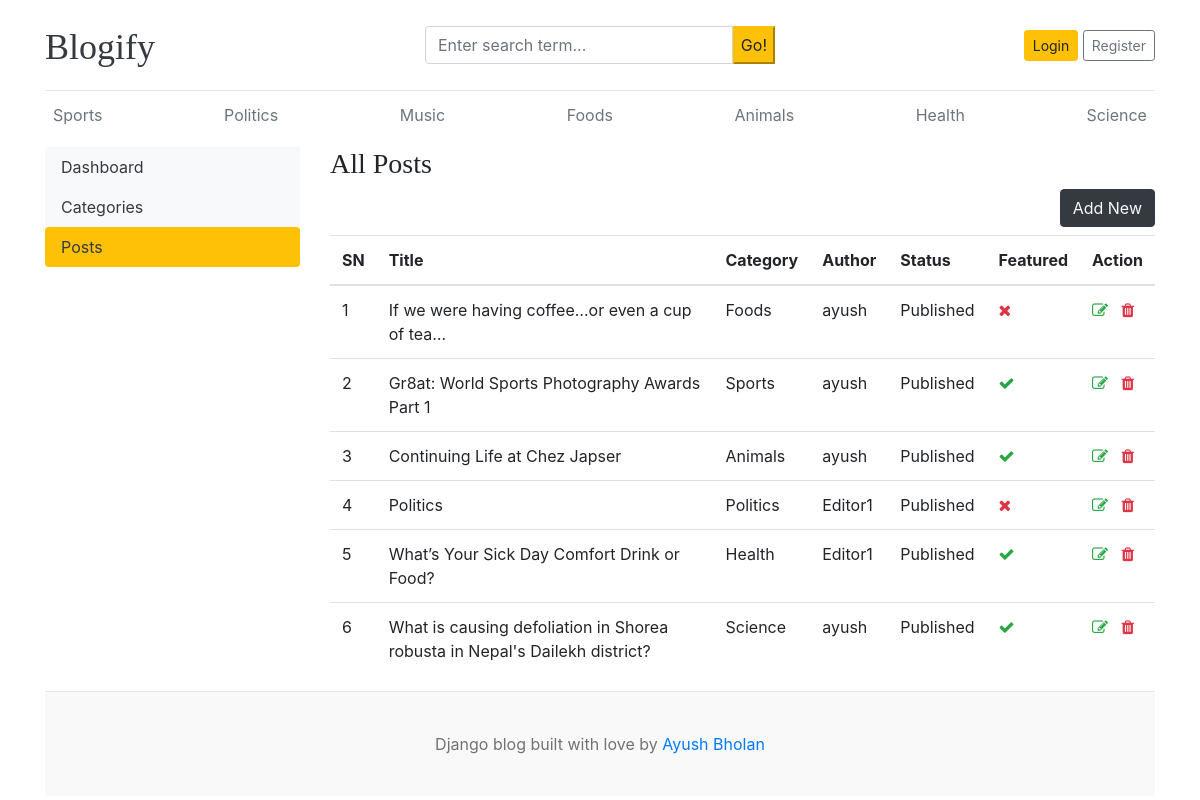
The app's page /dashboard/posts/ with its own data.
### blogs/models.py (models this page shows, shortened)
class Category(models.Model):
    category_name = models.CharField(max_length = 50, unique=True)
    created_at = models.DateTimeField(auto_now_add=True)
    updated_at = models.DateTimeField(auto_now= True)
    class Meta:
        verbose_name_plural = 'categories'
    def __str__(self):
        return self.category_name

class Blog(models.Model):
    title = models.CharField(max_length= 100)
    slug = models.SlugField(max_length= 150, unique=True, blank=True)
    category = models.ForeignKey(Category, on_delete=models.CASCADE)
    author = models.ForeignKey(User, on_delete=models.CASCADE)
    featured_image = models.ImageField(upload_to='uploads/%Y/%m/%d')
    short_description = models.TextField(max_length = 500)
    blog_body = models.TextField(max_length = 3000)
    status = models.CharField(max_length= 20, choices = STATUS_CHOICES, default= "Draft")
    is_featured = models.BooleanField(default= False)
    created_at = models.DateTimeField(auto_now_add=True)
    updated_at = models.DateTimeField(auto_now= True)

### dashboards/views.py (the view)
# urls.py: path("posts/", views.posts, name='posts'),
def posts(request):
    posts = Blog.objects.all()
    context = {
        'posts': posts
    }
    return render(request, 'dashboard/posts.html', context)

### blogs/context_processors.py (called while the page is built)
def get_categories(request):
    categories = Category.objects.all()
    return dict(categories=categories)

def get_social_links(request):
    social_links = SocialLink.objects.all()
    return dict(social_links=social_links)

### templates/dashboard/posts.html (shortened to what this page needs)
{% extends "base.html" %}
{% block content %}
<div class="row">
    {% include 'dashboard/sidebar.html' %}
    <div class="col-md-9">
        <h3>All Posts</h3>
        <a href="{% url 'add_post' %}" class="btn btn-dark text-light float-right mb-2">Add New</a>
        <table class="table table-hover">
            <thead>
              <tr>
                <th>SN</th>
                <th>Title</th>
                <th>Category</th>
                <th>Author</th>
                <th>Status</th>
                <th>Featured</th>
                <th>Action</th>
              </tr>
            </thead>
            <tbody>
            {% for post in posts %}
              <tr>
                <td>{{ forloop.counter }}</td>
                <td>{{ post.title }}</td>
                <td>{{ post.category }}</td>
                <td>{{ post.author }}</td>
                <td>{{ post.status }}</td>
                <td>{% if post.is_featured %}<i class="fa fa-check text-success"></i>{% else %}<i class="fa fa-times text-danger"></i>{% endif %}</td>
                <td>
                    <a href="{% url 'edit_post' post.id %}"><i class="fa fa-edit text-success"></i></a>
                    <a href="{% url 'delete_post' post.id %}"><i class="fa fa-trash text-danger"></i></a>
                </td>
              </tr>
            {% endfor %}
            </tbody>
          </table>
    </div>
</div>
{% endblock %}

### templates/base.html (shortened to what this page needs)
{% load static %}
<!DOCTYPE html>
<html lang="en">
<head>
    <link href="https://getbootstrap.com/docs/4.0/dist/css/bootstrap.min.css" rel="stylesheet">
    <link href="{% static 'css/blog.css' %}" rel="stylesheet">
    <link rel="stylesheet" href="https://cdnjs.cloudflare.com/ajax/libs/font-awesome/4.7.0/css/font-awesome.min.css">
  </head>
<body>
    <div class="container">
      <header class="blog-header py-3">
        <div class="row flex-nowrap justify-content-between align-items-center">
          <div class="col-4 pt-1">
            <a class="blog-header-logo text-dark" href="/">Blogify</a>
          </div>
          <div class="col-4">
            <form action="{% url 'search' %}" method="GET">
              <div class="input-group">
                <input class="form-control" type="text" name="keyword" value="{{ keyword }}" placeholder="Enter search term..." aria-label="Enter search term..." aria-describedby="button-search" />
                <button type= "submit" class="btn-warning" id="button-search" type="button"> Go! </button>
            </div>
            </form>
          </div>
          <div class="col-4 d-flex justify-content-end align-items-center">
            {% if not user.is_authenticated %}
            <a class="btn btn-sm btn-warning" href="{% url 'login' %}">Login</a> &nbsp;
            <a class="btn btn-sm btn-outline-secondary" href="{% url 'register'%}">Register</a>
            {% else %}
            <span> <a href="{% url 'dashboard' %}">Dashboard</a></span>
            &emsp;
            <span> <a href="{% url 'logout' %}">Logout</a></span>
            {% endif %}
          </div>
        </div>
      </header>
      <div class="nav-scroller py-1 mb-2">
        <nav class="nav d-flex justify-content-between">
        {% for cat in categories %}
        <a class="p-2 text-muted" href="{% url 'posts_by_category' cat.id %}">{{ cat.category_name }}</a>
        {% endfor %}
        </nav>
      </div>
{% block content %}
{% endblock %}
<footer class="blog-footer">
    <p>Django blog built with love by <a href="#">Ayush Bholan</a></p>
  </footer>
  </body>
  </html>

### blog_main/static/css/blog.css (style rules this page uses)
.blog-header { border-bottom: 1px solid #e5e5e5; }
.blog-header-logo { font-family: "Playfair Display", Georgia, "Times New Roman", serif; font-size: 2.25rem; }
h1, h2, h3, h4, h5, h6 { font-family: "Playfair Display", Georgia, "Times New Roman", serif; }
.blog-footer { padding: 2.5rem 0; color: #727272; text-align: center; background-color: #f9f9f9; border-top: .05rem solid #e5e5e5; }
.blog-footer p:last-child { margin-bottom: 0; }

### records on screen
Category: category_name "Sports"
Category: category_name "Politics"
Category: category_name "Music"
Category: category_name "Foods"
Category: category_name "Animals"
Category: category_name "Health"
Category: category_name "Science"
Blog: title "If we were having coffee…or even a cup of tea…", category "Foods", author "ayush", status "Published", is_featured False (drawn)
Blog: title "Gr8at: World Sports Photography Awards Part 1", category "Sports", author "ayush", status "Published", is_featured True (drawn)
Blog: title "Continuing Life at Chez Japser", category "Animals", author "ayush", status "Published", is_featured True (drawn)
Blog: title "Politics", category "Politics", author "Editor1", status "Published", is_featured False (drawn)
Blog: title "What’s Your Sick Day Comfort Drink or Food?", category "Health", author "Editor1", status "Published", is_featured True (drawn)
Blog: title "What is causing defoliation in Shorea robusta in Nepal's Dailekh district?", category "Science", author "ayush", status "Published", is_featured True (drawn)
